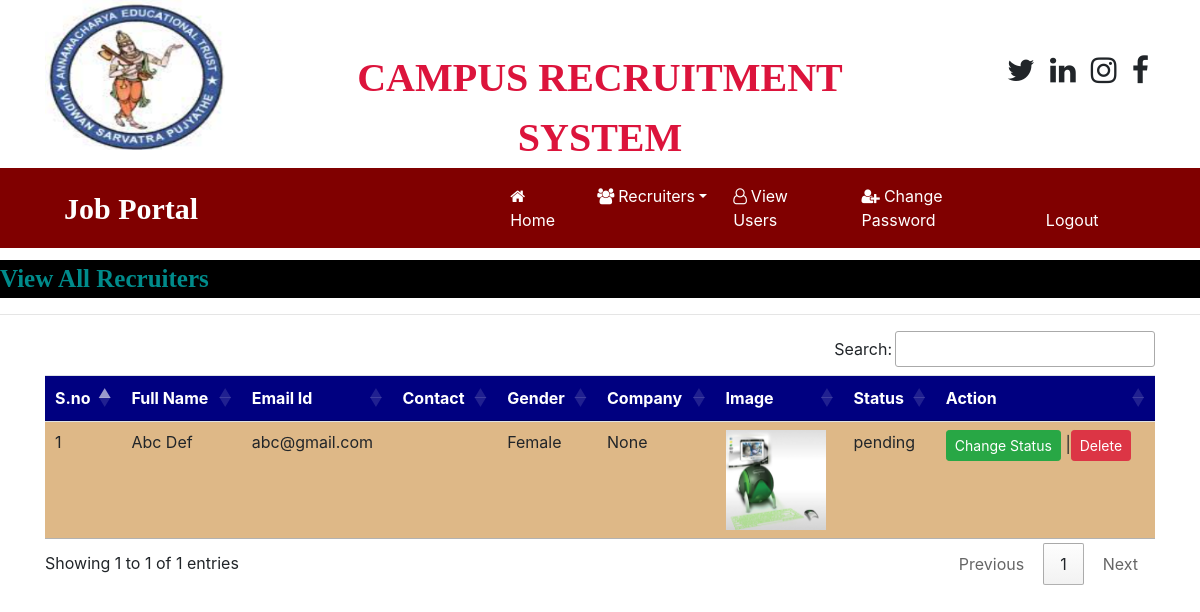
Page /recruiter_all/ (signed in) on the earlier database version.
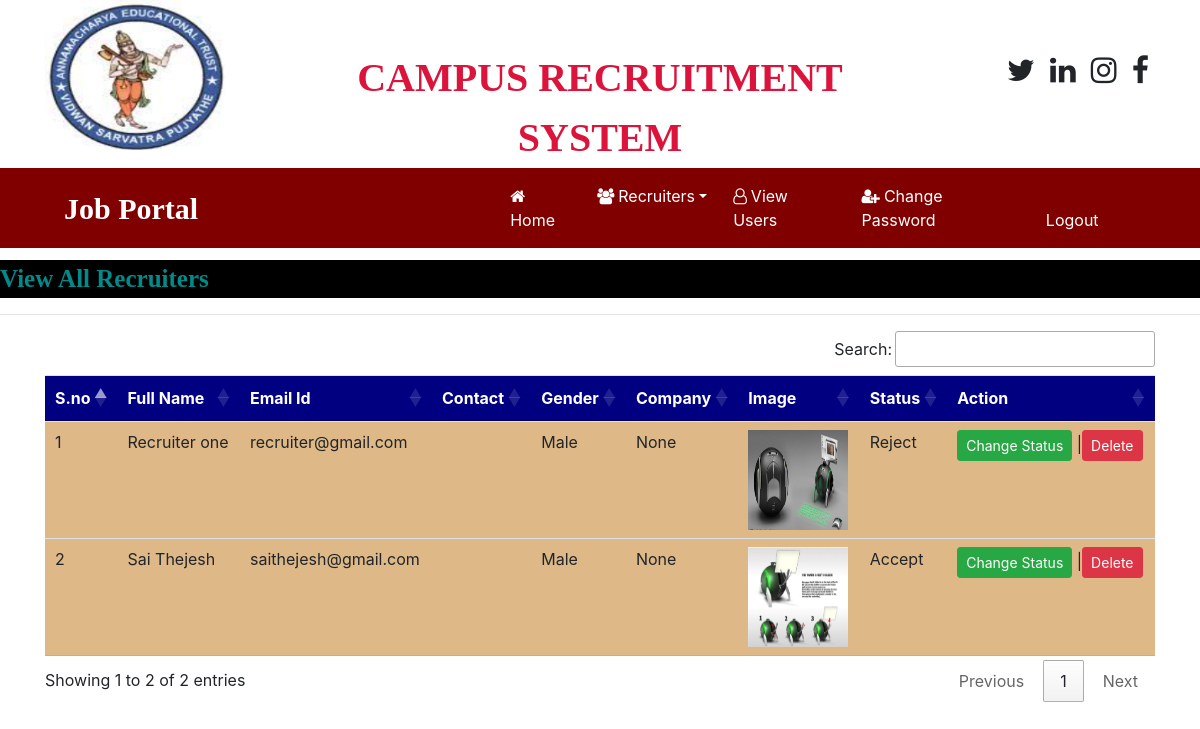
Same page on the later database version.
### OnlinejobportalApp/models.py (models this page shows, shortened)
class Recruiter(models.Model):
	user =models.ForeignKey(User,on_delete=models.CASCADE)
	mobile = models.CharField(max_length=10,null=True)
	image= models.FileField(null=True)
	gender=models.CharField(max_length=10,null=True)
	company = models.CharField(max_length=100,null=True)
	type = models.CharField(max_length=10,null=True)
	status = models.CharField(max_length=20,null=True)

### OnlinejobportalApp/views.py (the view)
# urls.py: path('recruiter_all/',views.recruiter_all,name='recruiter_all'),
def recruiter_all(request):
	if not request.user.is_authenticated:
		return redirect('admin_login')
	data = Recruiter.objects.all()
	d={'data':data}
	return render(request,'html/recruiter_all.html',d)

### OnlinejobportalApp/templates/html/recruiter_all.html
{% load static %}
{% block body %}
{% include 'html/admin_navigation.html' %}
<marquee style="font-family: 'Algerian'; font-size: 25px; color: darkcyan; background-color: black;font-weight: bold;margin-top: 1%">
	View All Recruiters
</marquee>
<hr>
<div class="container">
<table class="table table-hover" id="example">
	<thead>
		<tr style = "background-color: #000080;color:white">
			<th>S.no</th>
			<th>Full Name</th>
			<th>Email Id</th>
			<th>Contact</th>
			<th>Gender</th>
			<th>Company</th>
			<th>Image</th>
			<th>Status</th>
			<th>Action</th>
		</tr>
	</thead>
	<tbody>
		{% for i in data %}
		<tr style = "background-color: #DEB887">
			<td>{{forloop.counter}}</td>
			<td>{{i.user.first_name}} {{i.user.last_name}}</td>
			<td>{{i.user.username}}</td>
			<td>{{i.moblie}}</td>
			<td>{{i.gender}}</td>
			<td>{{i.company}}</td>
			<td><img src="{{i.image.url}}" style="height: 100px; width: 100px;"></td>
			<td>{{i.status}}</td>
			<td><a href="{% url 'change_status' i.id %}" class="btn btn-success btn-sm " >Change Status</a>
				|<a href="{% url 'delete_recruiter' i.user.id %}" class="btn btn-danger btn-sm " >Delete</a>
			</td>
		</tr>
		{% endfor %}
	</tbody>
</table>
</div>
{% endblock %}

### OnlinejobportalApp/templates/html/admin_navigation.html (shortened to what this page needs)
<!DOCTYPE html>
<html>
<head>
	{% load static %}
  <link rel="stylesheet" href="https://maxcdn.bootstrapcdn.com/bootstrap/4.5.2/css/bootstrap.min.css">
  <link rel="stylesheet" href="https://cdnjs.cloudflare.com/ajax/libs/font-awesome/4.7.0/css/font-awesome.min.css">
<link rel="stylesheet" href="https://cdnjs.cloudflare.com/ajax/libs/font-awesome/4.7.0/css/font-awesome.min.css">
<link rel ="stylesheet" href="https://cdn.datatables.net/1.10.24/css/jquery.dataTables.min.css">
<link rel ="stylesheet" href= "https://cdn.datatables.net/buttons/1.7.0/css/buttons.dataTables.min.css">
</head>
<body>
<div class="container">
	<div class="row">
		<div class="col-sm-3">
			<img src="{% static 'images/logo.PNG' %}" style="width:180px; height:150px">
		</div>
		<div class="col-sm-6 mt-5 text-center">
			<span style="font-weight: bold ; font-size: 40px; font-family: Caliri">
				<span style="color : crimson ; ">CAMPUS RECRUITMENT SYSTEM</span>
			</span>
		</div>
		<div class="col-sm-3 mt-5" style="padding-left: 10%">
			<span style="font-weight: bold; font-size: 30px">
				<span><i class="fa fa-twitter pl-2"></i></span>
				<span><i class="fa fa-linkedin pl-2"></i></span>
				<span><i class="fa fa-instagram pl-2"></i></span>
				<span><i class="fa fa-facebook pl-2"></i></span>
			</span>
		</div>
	</div>
</div>
<nav class="navbar navbar-expand-sm" style="background-color: maroon">
	<a class="navbar-brand text-white pl-5 font-weight-bold" style="font-family: 'Algerian'; font-size: 30px ">Job Portal</a>
	<ul class="navbar-nav">
		<li class="nav-item">
			<a class="nav-link" href=" {%url 'admin_home'%}" style="margin-left: 288px"><i class="fa fa-home mr-1"></i>Home</a>
		</li>
		<li class="nav-item dropdown">
			<a class="nav-link dropdown-toggle" href="#" data-toggle="dropdown"><i class="fa fa-users mr-1"></i>Recruiters</a>
		</li>
		<li class="nav-item">
			<a class="nav-link" href="{% url 'view_users' %}"><i class="fa fa-user-o mr-1"></i>View Users</a>
		</li>
		<li class="nav-item">
			<a class="nav-link" href="{% url 'change_passwordadmin' %}"><i class="fa fa-user-plus mr-1"></i>Change Password</a>
		</li>
		<li class="nav-item">
			<a class="nav-link" href="{% url 'Logout' %}">Logout</a>
		</li>
	</ul>
	<a class="navbar-brand text-white pl-5 font-weight-bold" style="font-family: 'Algerian'; font-size: 20px ">{{request.user.first_name}} {{request.user.last_name}}</a>
</nav>
</body>
</html>

### OnlinejobportalApp/templates/html/admin_navigation.html (style rules this page uses)
.nav-link { color:white !important; margin-right: 10px; }

Differences in the rows shown:
removed Recruiter: user.first_name "Abc", user.last_name "Def", user.username "abc@gmail.com", gender "Female", company "None", image (picture), status "pending"
added Recruiter: user.first_name "Recruiter", user.last_name "one", user.username "recruiter@gmail.com", gender "Male", company "None", image (picture), status "Reject"
added Recruiter: user.first_name "Sai", user.last_name "Thejesh", user.username "saithejesh@gmail.com", gender "Male", company "None", image (picture), status "Accept"
Other differences:
text written by a page script: "Search: Showing 1 to 1 of 1 entries Previous 1 Next" → "Search: Showing 1 to 2 of 2 entries Previous 1 Next"
